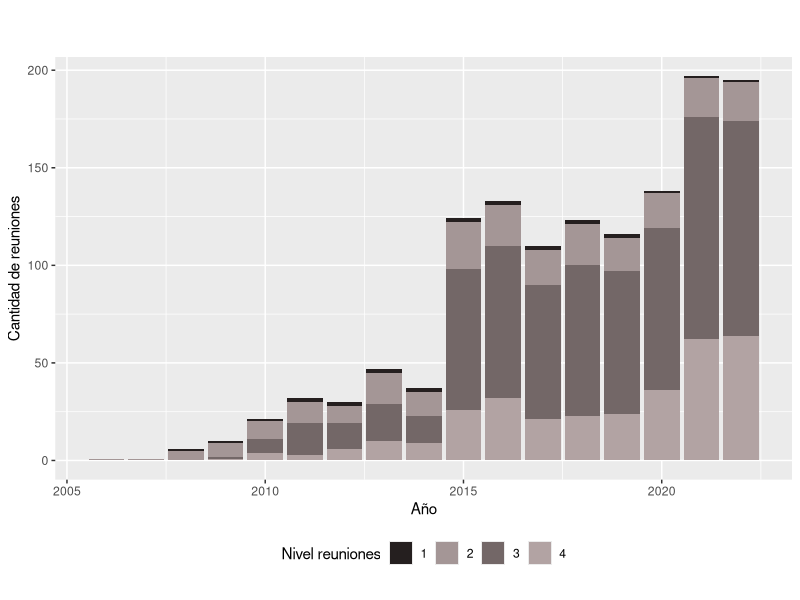
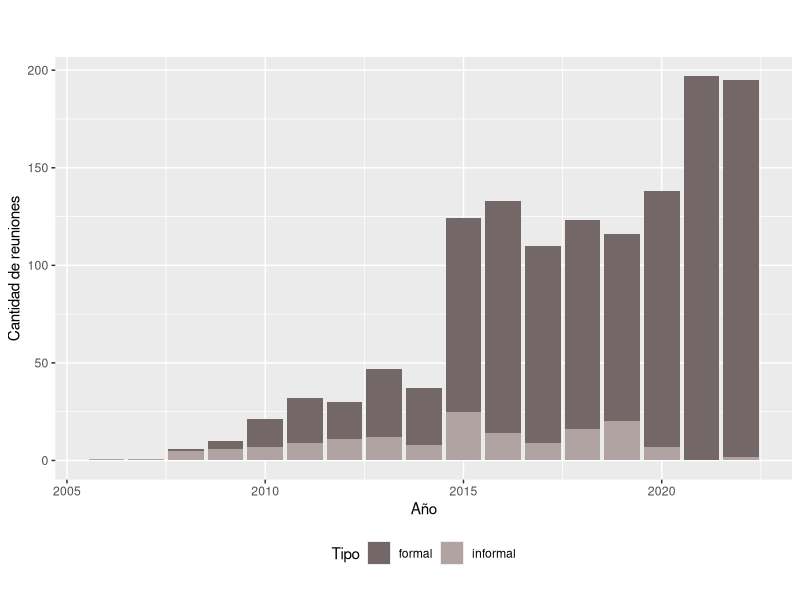
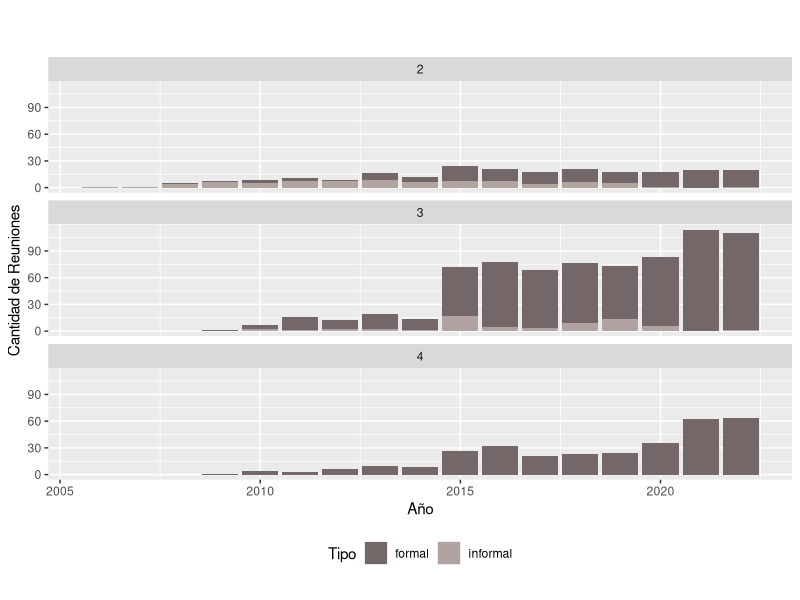
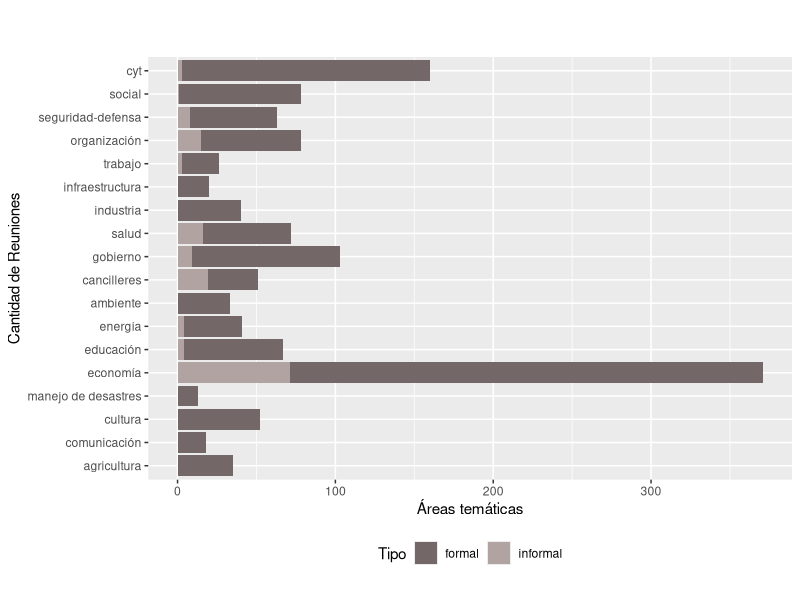
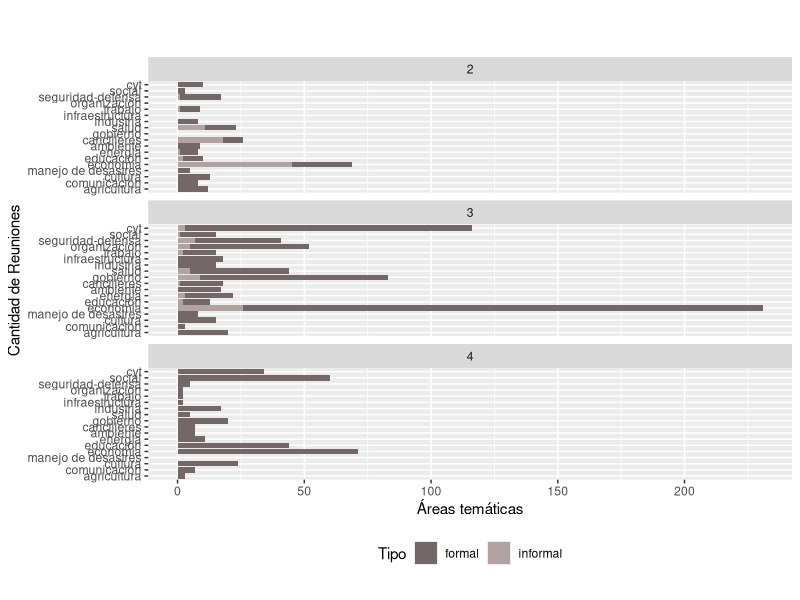
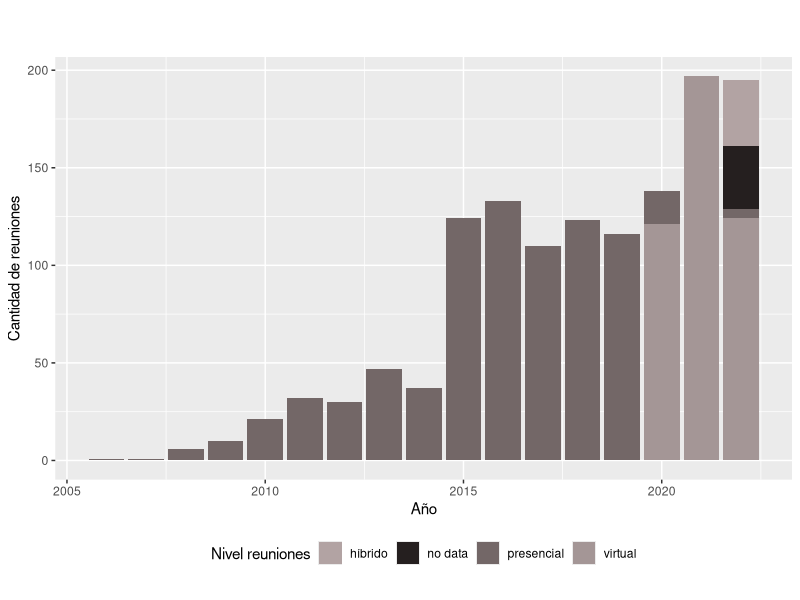

The R script that drew these images, in order:
# Cargar librerias
library(tidyverse)
library(ggplot2)
library(readxl)

# Importar base
datos <- read_excel("Reuniones-Completas-R.xls")

#Renombrar objetos en la variable area
datos$area <- fct_recode(datos$area, 
                               "cyt" = "sti",
                               "seguridad-defensa" = "security-defense",
                               "trabajo" = "labour",
                               "industria" = "industry",
                               "salud" = "health",
                              "gobierno" = "government",
                               "cancilleres" = "foreign",
                               "ambiente" = "environment",
                               "energía" = "energy",
                               "educación" = "education",
                               "economía" = "economy",
                               "manejo de desastres" = "disaster management",
                               "cultura" = "culture",
                               "comunicación" = "communication",
                               "agricultura" = "agriculture",
                               "infraestructura" = "infrastructure",
                               "organización" = "organizational")

###############################################################################################################

# Manipulacion de datos
conteos <- datos %>%
  group_by(year, nivel) %>%
  summarize(conteo = n())

# Me quedo con los casos completos (sin NA)
conteos <- conteos[complete.cases(conteos), ]

# Crear grafico
# Convertir 'nivel' a caracter para que no use gradiente en el fill.
conteos$nivel <- as.character(conteos$nivel)

#Reuniones totales, rellenado según el nivel
reuniones_totales <- ggplot(conteos) +
  geom_col(aes(x = year, y = conteo, fill = nivel)) + 
  scale_fill_manual(
    values = c("#251F1F", "#A49696", "#736767", "#B2A3A3"),
    name = "Nivel reuniones"
  ) + 
  labs(
    x = "Año",
    y = "Cantidad de reuniones",
    caption = "",
    title = "",
    subtitle = ""
  ) + 
  theme(
    legend.position = "bottom"
  )
ggsave("reuniones_totales_niveles.png", reuniones_totales, width = 15, height = 10)

###############################################################################################################

# Manipulacion de datos
conteos <- datos %>%
  group_by(year, tipo) %>%
  summarize(conteo = n())

# Me quedo con los casos completos (sin NA)
conteos <- conteos[complete.cases(conteos), ]

# Crear grafico
# Convertir 'nivel' a caracter para que no use gradiente en el fill.
conteos$tipo <- as.character(conteos$tipo)

#Reuniones totales, rellenado según el tipo
reuniones_totales <- ggplot(conteos) +
  geom_col(aes(x = year, y = conteo, fill = tipo)) + 
  scale_fill_manual(
    values = c("#736767", "#B2A3A3"),
    name = "Tipo"
  ) + 
  labs(
    x = "Año",
    y = "Cantidad de reuniones",
    caption = "",
    title = "",
    subtitle = ""
  ) + 
  theme(
    legend.position = "bottom"
  )
ggsave("reuniones_totales_tipo.png", reuniones_totales, width = 15, height = 10)

###############################################################################################################

#Subset reuniones en los cuatro niveles
datos_reuniones <- subset(datos, nivel > 1, select = c(margenOrg, area, subarea, tipo, nivel, year))

#Gráfico reuniones a lo largo del período 2006 - 2022, según si fueron formales o informales
reuniones_niveles <- ggplot(datos_reuniones, aes(x = year, fill = tipo))+ 
  geom_bar()+
  facet_wrap(~nivel, nrow = 4)+
  scale_fill_manual(
    values = c("#736767", "#B2A3A3"),
    name = "Tipo") +
  theme(
    legend.position = "bottom"
  )+
  labs(
    fill = "Tipo",
    x = "Año",
    y = "Cantidad de Reuniones",
    caption = "",
    title = "",
    subtitle = "")
ggsave("reuniones_niveles.png", reuniones_niveles, width = 15, height = 10)


#Reuniones clasificadas según el área temática, y rellenado por el tipo
reuniones_areas <- ggplot(datos, aes(x = area, fill = tipo))+ 
  geom_bar()+
  coord_flip()+
  scale_fill_manual(
    values = c("#736767", "#B2A3A3"),
    name = "Tipo") +
  theme(
    legend.position = "bottom"
  )+
  labs(
    fill = "Tipo",
    x = "Cantidad de Reuniones",
    y = "Áreas temáticas",
    caption = "",
    title = "",
    subtitle = "")
ggsave("reuniones_areas.png", reuniones_areas, width = 15, height = 10)

#Reuniones clasificadas según el área temática, segmentadas por nivel y rellenado por el tipo
reuniones_tematicas_nivel <- ggplot(datos_reuniones, aes(x = area, fill = tipo))+ 
  geom_bar()+
  coord_flip()+
  facet_wrap(~nivel, nrow = 4)+
  scale_fill_manual(
    values = c("#736767", "#B2A3A3"),
    name = "Tipo") +
  theme(
    legend.position = "bottom"
  )+
  labs(
    fill = "Tipo",
    x = "Cantidad de Reuniones",
    y = "Áreas temáticas",
    caption = "",
    title = "",
    subtitle = "")
ggsave("reuniones_tematicas_nivel.png", reuniones_tematicas_nivel, width = 15, height = 10)


###############################################################################################################
#Renombrar objetos en la variable area
datos$formato <- fct_recode(datos$formato, 
                         "híbrido" = "hybrid")

# Manipulacion de datos
conteos <- datos %>%
  group_by(year, formato) %>%
  summarize(conteo = n())

# Me quedo con los casos completos (sin NA)
conteos <- conteos[complete.cases(conteos), ]

# Crear grafico
# Convertir 'nivel' a caracter para que no use gradiente en el fill.
conteos$formato <- as.character(conteos$formato)

#Reuniones totales, rellenado según el formato
reuniones_totales_formato <- ggplot(conteos) +
  geom_col(aes(x = year, y = conteo, fill = formato)) + 
  scale_fill_manual(
    values = c("#B2A3A3", "#251F1F", "#736767", "#A49696"),
    name = "Nivel reuniones"
  ) + 
  labs(
    x = "Año",
    y = "Cantidad de reuniones",
    caption = "",
    title = "",
    subtitle = ""
  ) + 
  theme(
    legend.position = "bottom"
  )
ggsave("reuniones_totales_formato.png", reuniones_totales_formato, width = 15, height = 10)
